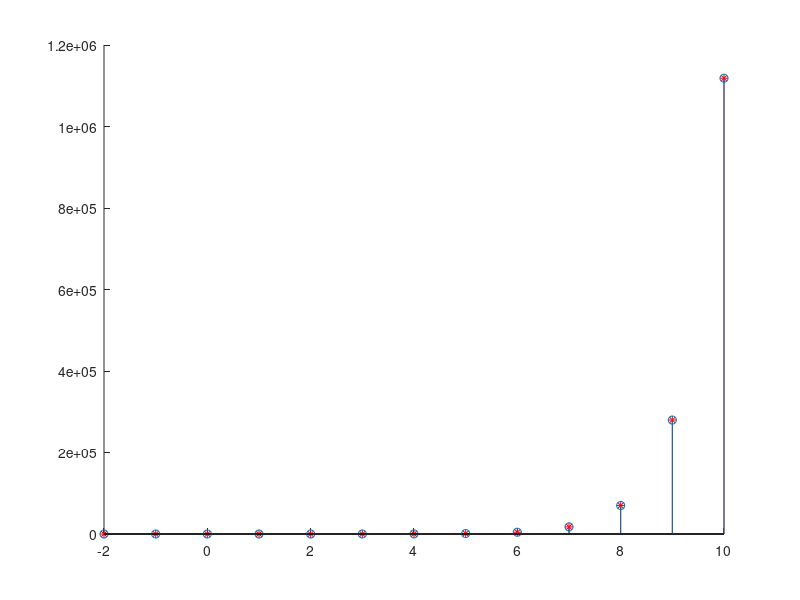

Write the MATLAB code that produced this figure.
clc
clear all
close all

n=-2:10;
yn(1)=0;
yn(2)=0;

for l=1:length(n)
    if n(l)>=0
        xn(l)=1;
    else 
        xn(l)=0;
    end
    
    if l>=3
        yn(l)=xn(l)+(3.*yn(l-1)+(4.*yn(l-2)));
    end
    
    if n(l)>=0
        yc(l)=((16/15).*(4).^n(l))+(1/10).*(-1).^n(1)-1/6;
    else
        yc(l)=0;
    end
    
end

hold on
stem(n,yc,'r*')
stem(n,yn)
hold off